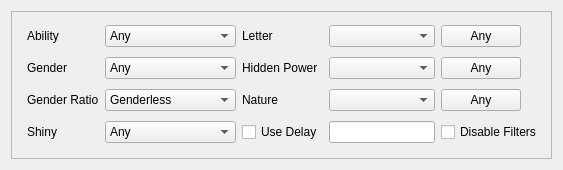
<?xml version="1.0" encoding="UTF-8"?>
<ui version="4.0">
 <class>UnownFilter</class>
 <widget class="QWidget" name="UnownFilter">
  <property name="geometry">
   <rect>
    <x>0</x>
    <y>0</y>
    <width>563</width>
    <height>170</height>
   </rect>
  </property>
  <property name="windowTitle">
   <string notr="true">UnownFilter</string>
  </property>
  <layout class="QGridLayout" name="gridLayout">
   <item row="0" column="0">
    <widget class="QScrollArea" name="scrollArea">
     <property name="widgetResizable">
      <bool>true</bool>
     </property>
     <widget class="QWidget" name="scrollAreaWidgetContents">
      <property name="geometry">
       <rect>
        <x>0</x>
        <y>0</y>
        <width>543</width>
        <height>150</height>
       </rect>
      </property>
      <layout class="QGridLayout" name="gridLayout_2">
       <item row="0" column="0" rowspan="4">
        <widget class="IVFilter" name="ivFilter" native="true"/>
       </item>
       <item row="0" column="1">
        <widget class="QLabel" name="labelAbility">
         <property name="sizePolicy">
          <sizepolicy hsizetype="Fixed" vsizetype="Preferred">
           <horstretch>0</horstretch>
           <verstretch>0</verstretch>
          </sizepolicy>
         </property>
         <property name="text">
          <string>Ability</string>
         </property>
        </widget>
       </item>
       <item row="0" column="2">
        <widget class="ComboBox" name="comboBoxAbility">
         <property name="sizePolicy">
          <sizepolicy hsizetype="Preferred" vsizetype="Fixed">
           <horstretch>0</horstretch>
           <verstretch>0</verstretch>
          </sizepolicy>
         </property>
         <item>
          <property name="text">
           <string>Any</string>
          </property>
         </item>
         <item>
          <property name="text">
           <string notr="true">0</string>
          </property>
         </item>
         <item>
          <property name="text">
           <string notr="true">1</string>
          </property>
         </item>
        </widget>
       </item>
       <item row="0" column="3">
        <widget class="QLabel" name="labelLetter">
         <property name="sizePolicy">
          <sizepolicy hsizetype="Fixed" vsizetype="Preferred">
           <horstretch>0</horstretch>
           <verstretch>0</verstretch>
          </sizepolicy>
         </property>
         <property name="text">
          <string>Letter</string>
         </property>
        </widget>
       </item>
       <item row="0" column="4">
        <widget class="CheckList" name="checkListLetter">
         <property name="sizePolicy">
          <sizepolicy hsizetype="Preferred" vsizetype="Fixed">
           <horstretch>0</horstretch>
           <verstretch>0</verstretch>
          </sizepolicy>
         </property>
        </widget>
       </item>
       <item row="0" column="5">
        <widget class="QPushButton" name="pushButtonLetterAny">
         <property name="sizePolicy">
          <sizepolicy hsizetype="Fixed" vsizetype="Fixed">
           <horstretch>0</horstretch>
           <verstretch>0</verstretch>
          </sizepolicy>
         </property>
         <property name="text">
          <string>Any</string>
         </property>
        </widget>
       </item>
       <item row="1" column="1">
        <widget class="QLabel" name="labelGender">
         <property name="sizePolicy">
          <sizepolicy hsizetype="Fixed" vsizetype="Preferred">
           <horstretch>0</horstretch>
           <verstretch>0</verstretch>
          </sizepolicy>
         </property>
         <property name="text">
          <string>Gender</string>
         </property>
        </widget>
       </item>
       <item row="1" column="2">
        <widget class="ComboBox" name="comboBoxGender">
         <property name="sizePolicy">
          <sizepolicy hsizetype="Preferred" vsizetype="Fixed">
           <horstretch>0</horstretch>
           <verstretch>0</verstretch>
          </sizepolicy>
         </property>
         <item>
          <property name="text">
           <string>Any</string>
          </property>
         </item>
         <item>
          <property name="text">
           <string notr="true">♂</string>
          </property>
         </item>
         <item>
          <property name="text">
           <string notr="true">♀</string>
          </property>
         </item>
        </widget>
       </item>
       <item row="1" column="3">
        <widget class="QLabel" name="labelHiddenPower">
         <property name="sizePolicy">
          <sizepolicy hsizetype="Fixed" vsizetype="Preferred">
           <horstretch>0</horstretch>
           <verstretch>0</verstretch>
          </sizepolicy>
         </property>
         <property name="text">
          <string>Hidden Power</string>
         </property>
        </widget>
       </item>
       <item row="1" column="4">
        <widget class="CheckList" name="checkListHiddenPower">
         <property name="sizePolicy">
          <sizepolicy hsizetype="Preferred" vsizetype="Fixed">
           <horstretch>0</horstretch>
           <verstretch>0</verstretch>
          </sizepolicy>
         </property>
        </widget>
       </item>
       <item row="1" column="5">
        <widget class="QPushButton" name="pushButtonHiddenPowerAny">
         <property name="sizePolicy">
          <sizepolicy hsizetype="Fixed" vsizetype="Fixed">
           <horstretch>0</horstretch>
           <verstretch>0</verstretch>
          </sizepolicy>
         </property>
         <property name="text">
          <string>Any</string>
         </property>
        </widget>
       </item>
       <item row="2" column="1">
        <widget class="QLabel" name="labelGenderRatio">
         <property name="sizePolicy">
          <sizepolicy hsizetype="Fixed" vsizetype="Preferred">
           <horstretch>0</horstretch>
           <verstretch>0</verstretch>
          </sizepolicy>
         </property>
         <property name="text">
          <string>Gender Ratio</string>
         </property>
        </widget>
       </item>
       <item row="2" column="2">
        <widget class="ComboBox" name="comboBoxGenderRatio">
         <property name="sizePolicy">
          <sizepolicy hsizetype="Preferred" vsizetype="Fixed">
           <horstretch>0</horstretch>
           <verstretch>0</verstretch>
          </sizepolicy>
         </property>
         <item>
          <property name="text">
           <string>Genderless</string>
          </property>
         </item>
         <item>
          <property name="text">
           <string notr="true">50% ♂ / 50% ♀</string>
          </property>
         </item>
         <item>
          <property name="text">
           <string notr="true">25% ♂ / 75% ♀</string>
          </property>
         </item>
         <item>
          <property name="text">
           <string notr="true">75% ♂ / 25% ♀</string>
          </property>
         </item>
         <item>
          <property name="text">
           <string notr="true">87.5% ♂ / 12.5% ♀</string>
          </property>
         </item>
         <item>
          <property name="text">
           <string notr="true">100% ♂</string>
          </property>
         </item>
         <item>
          <property name="text">
           <string notr="true">100% ♀</string>
          </property>
         </item>
        </widget>
       </item>
       <item row="2" column="3">
        <widget class="QLabel" name="labelNature">
         <property name="sizePolicy">
          <sizepolicy hsizetype="Fixed" vsizetype="Preferred">
           <horstretch>0</horstretch>
           <verstretch>0</verstretch>
          </sizepolicy>
         </property>
         <property name="text">
          <string>Nature</string>
         </property>
        </widget>
       </item>
       <item row="2" column="4">
        <widget class="CheckList" name="checkListNature">
         <property name="sizePolicy">
          <sizepolicy hsizetype="Preferred" vsizetype="Fixed">
           <horstretch>0</horstretch>
           <verstretch>0</verstretch>
          </sizepolicy>
         </property>
        </widget>
       </item>
       <item row="2" column="5">
        <widget class="QPushButton" name="pushButtonNatureAny">
         <property name="sizePolicy">
          <sizepolicy hsizetype="Fixed" vsizetype="Fixed">
           <horstretch>0</horstretch>
           <verstretch>0</verstretch>
          </sizepolicy>
         </property>
         <property name="text">
          <string>Any</string>
         </property>
        </widget>
       </item>
       <item row="3" column="1">
        <widget class="QLabel" name="labelShiny">
         <property name="sizePolicy">
          <sizepolicy hsizetype="Fixed" vsizetype="Preferred">
           <horstretch>0</horstretch>
           <verstretch>0</verstretch>
          </sizepolicy>
         </property>
         <property name="text">
          <string>Shiny</string>
         </property>
        </widget>
       </item>
       <item row="3" column="2">
        <widget class="ComboBox" name="comboBoxShiny">
         <property name="sizePolicy">
          <sizepolicy hsizetype="Preferred" vsizetype="Fixed">
           <horstretch>0</horstretch>
           <verstretch>0</verstretch>
          </sizepolicy>
         </property>
         <item>
          <property name="text">
           <string>Any</string>
          </property>
         </item>
         <item>
          <property name="text">
           <string>Star</string>
          </property>
         </item>
         <item>
          <property name="text">
           <string>Square</string>
          </property>
         </item>
         <item>
          <property name="text">
           <string>Star/Square</string>
          </property>
         </item>
        </widget>
       </item>
       <item row="3" column="3">
        <widget class="QCheckBox" name="checkBoxUseDelay">
         <property name="text">
          <string>Use Delay</string>
         </property>
        </widget>
       </item>
       <item row="3" column="4">
        <widget class="TextBox" name="textBoxDelay">
         <property name="sizePolicy">
          <sizepolicy hsizetype="Preferred" vsizetype="Fixed">
           <horstretch>0</horstretch>
           <verstretch>0</verstretch>
          </sizepolicy>
         </property>
        </widget>
       </item>
       <item row="3" column="5">
        <widget class="QCheckBox" name="checkBoxDisableFilters">
         <property name="text">
          <string>Disable Filters</string>
         </property>
        </widget>
       </item>
      </layout>
     </widget>
    </widget>
   </item>
  </layout>
 </widget>
 <customwidgets>
  <customwidget>
   <class>TextBox</class>
   <extends>QLineEdit</extends>
   <header>Forms/Controls/TextBox.hpp</header>
  </customwidget>
  <customwidget>
   <class>CheckList</class>
   <extends>QComboBox</extends>
   <header>Forms/Controls/CheckList.hpp</header>
   <slots>
    <slot>resetChecks()</slot>
   </slots>
  </customwidget>
  <customwidget>
   <class>ComboBox</class>
   <extends>QComboBox</extends>
   <header>Forms/Controls/ComboBox.hpp</header>
  </customwidget>
  <customwidget>
   <class>IVFilter</class>
   <extends>QWidget</extends>
   <header>Forms/Controls/IVFilter.hpp</header>
   <container>1</container>
  </customwidget>
 </customwidgets>
 <tabstops>
  <tabstop>scrollArea</tabstop>
  <tabstop>comboBoxAbility</tabstop>
  <tabstop>comboBoxGender</tabstop>
  <tabstop>comboBoxGenderRatio</tabstop>
  <tabstop>comboBoxShiny</tabstop>
  <tabstop>checkListLetter</tabstop>
  <tabstop>pushButtonLetterAny</tabstop>
  <tabstop>checkListHiddenPower</tabstop>
  <tabstop>pushButtonHiddenPowerAny</tabstop>
  <tabstop>checkListNature</tabstop>
  <tabstop>pushButtonNatureAny</tabstop>
  <tabstop>checkBoxUseDelay</tabstop>
  <tabstop>textBoxDelay</tabstop>
  <tabstop>checkBoxDisableFilters</tabstop>
 </tabstops>
 <resources/>
 <connections/>
</ui>
